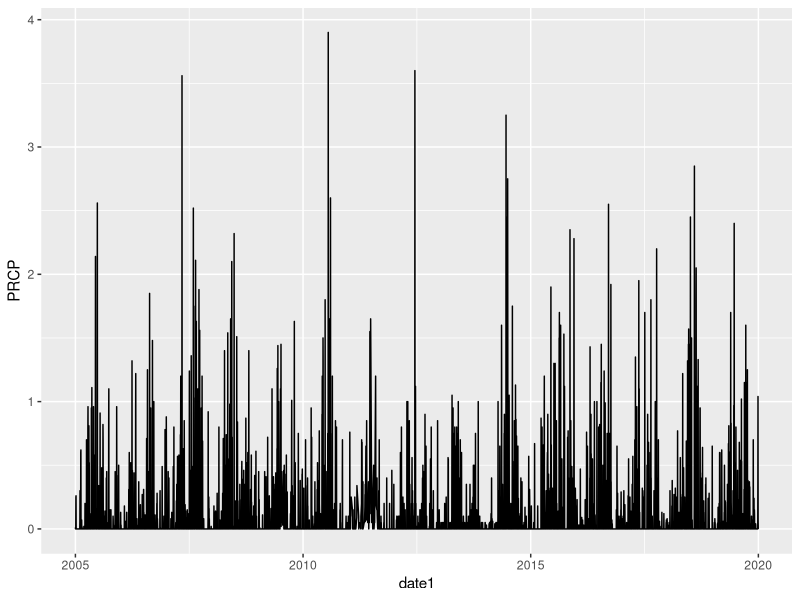
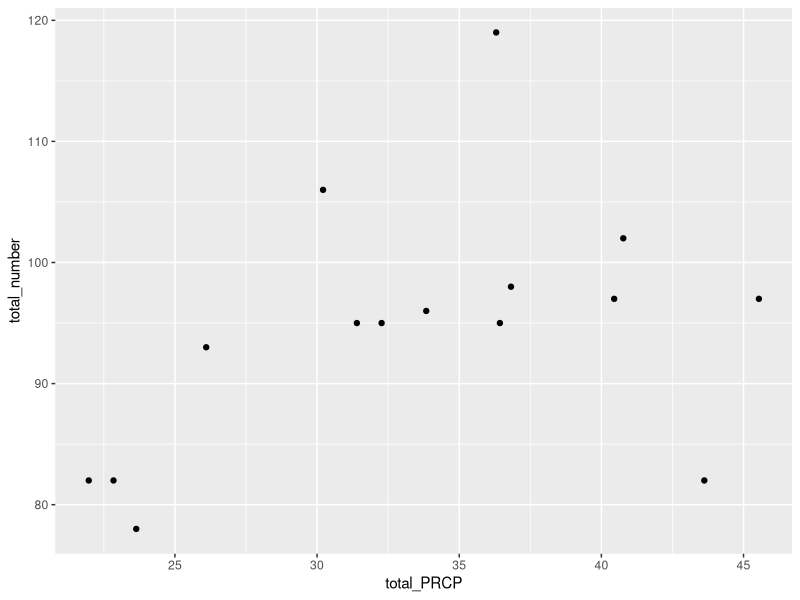

R code for these plots, in order:
setwd("C:/Users/ping ping/Desktop/Assignment/Assignment_02_hzp")
library(tidyr)
library(dplyr)
library(ggplot2)
data <- read.csv("SAC CITY.csv",T)
#3.1 数据的预处理
data1 <- data %>%
  filter(PRCP >= 0)%>%
  mutate(date1 = as.Date(DATE))
#3.2 
data1  %>%  
  ggplot(aes(x=date1, y=PRCP)) + 
  geom_line()  
#3.3
##最大降水量与所在的日期
data1 %>%
  select(date1,PRCP) %>%
  filter(PRCP == max(PRCP))
##年平均降水量
Total_PRCP <- data1 %>%
  mutate(YEAR = as.numeric(substr(DATE,1,4))) %>%
  group_by(YEAR) %>%
  summarize(total_PRCP = sum(PRCP)) 
Total_PRCP %>%                            
  summarize(mean(total_PRCP))
##年平均降水天数
Total_number <- data1 %>%
  filter(PRCP > 0) %>%
  mutate(YEAR = as.numeric(substr(DATE,1,4))) %>%
  mutate(frequency = 1) %>%
  group_by(YEAR) %>%
  summarize(total_number = sum(frequency)) 
Total_number %>%                         
  summarize(mean(total_number))
##用每年降水天数和年平均降水量绘图
left_join(Total_PRCP,Total_number,by="YEAR")  %>%  
  ggplot(aes(x=total_PRCP, y=total_number)) + 
  geom_point()  

 #good work
